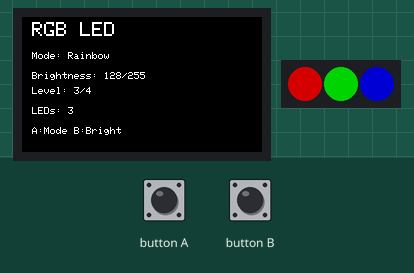
Simulated run of this sketch. Board: ESP32. On the bench: 240×135 colour display, 3 RGB LEDs in strip order, left to right. The inputs (shaded band) are chosen by the test bench. Dim RGB values are drawn brighter than linear; random numbers use the default seed unless the sketch sets one; what the sketch prints to the serial monitor is not drawn.

Above: at 3.4 s.
3.5 s: button A pressed for 0.15 s
At 4.18 s:
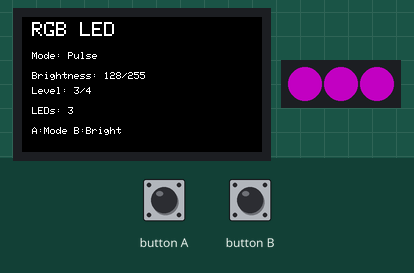
4.2 s: button A pressed for 1 s
At 4.7 s:
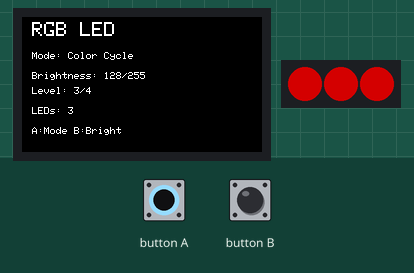
8.2 s: button A pressed for 0.15 s
At 8.88 s:
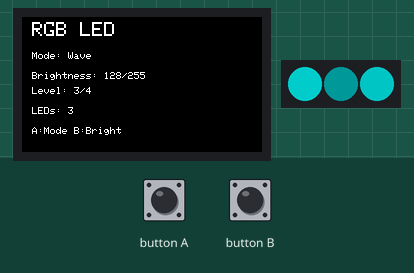
8.9 s: button A pressed for 3.2 s
At 9.14 s:
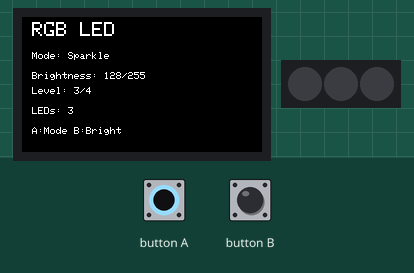
12.7 s: button B pressed for 0.15 s
At 13.18 s:
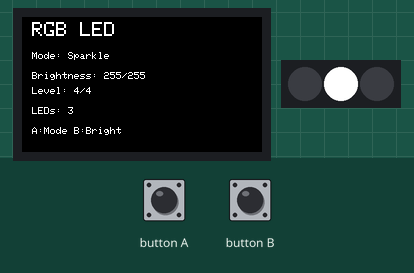
13.4 s: button B pressed for 1 s
At 25.99 s:
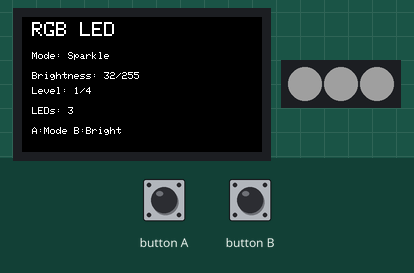
Timing chart, 0 to 36.4 s (numbered marks = the images above; inputs shaded):
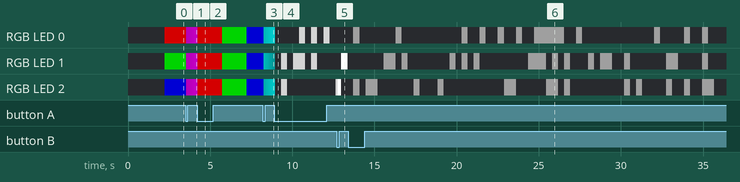

The sketch:

rgb_led_unit.ino
```cpp
/*
 * M5StickC Plus 1.1 RGB LED Unit Sample
 *
 * このサンプルはM5StickC Plus 1.1にRGB LED Unitを接続して
 * カラフルなLED制御を行います。
 *
 * 接続:
 * - RGB LED UnitをM5StickC Plus 1.1のGrove端子（HAT端子）に接続
 * - GPIO32: データ信号ピン（黄色ケーブル）
 *
 * ボタン操作:
 * - ボタンA (M5ボタン): エフェクトモード切り替え
 * - ボタンB (側面ボタン): 明るさ調整
 *
 * 必要なライブラリ:
 * - Adafruit NeoPixel (ライブラリマネージャーからインストール)
 */

#include <M5StickCPlus.h>
#include <Adafruit_NeoPixel.h>

// RGB LED設定
#define LED_PIN 32        // GPIO32 (M5StickC Plus 1.1のGrove端子)
#define NUM_LEDS 3        // LED数（Unit RGBは通常3個）
#define LED_TYPE NEO_GRB  // SK6812/WS2812のカラー順序

// NeoPixelオブジェクト
Adafruit_NeoPixel strip(NUM_LEDS, LED_PIN, LED_TYPE + NEO_KHZ800);

// エフェクトモード
enum EffectMode {
  MODE_RAINBOW,        // レインボー
  MODE_PULSE,          // パルス（呼吸）
  MODE_COLOR_CYCLE,    // カラーサイクル
  MODE_WAVE,           // ウェーブ
  MODE_SPARKLE,        // スパークル
  MODE_MAX
};

EffectMode currentMode = MODE_RAINBOW;

// 明るさレベル（0-255）
const int BRIGHTNESS_LEVELS = 4;
int brightnessIndex = 2;  // 中間の明るさ
uint8_t brightnessValues[BRIGHTNESS_LEVELS] = {32, 64, 128, 255};

// アニメーション用変数
unsigned long lastUpdate = 0;
uint16_t animationStep = 0;

void setup() {
  M5.begin();

  // NeoPixel初期化
  strip.begin();
  strip.setBrightness(brightnessValues[brightnessIndex]);
  strip.show();  // すべてのLEDをオフ

  // 画面の初期化
  M5.Lcd.setRotation(3);
  M5.Lcd.fillScreen(BLACK);
  M5.Lcd.setTextSize(2);
  M5.Lcd.setCursor(10, 10);
  M5.Lcd.println("RGB LED Unit");
  M5.Lcd.setTextSize(1);
  M5.Lcd.setCursor(10, 40);
  M5.Lcd.println("Btn A: Mode Change");
  M5.Lcd.setCursor(10, 60);
  M5.Lcd.println("Btn B: Brightness");

  Serial.begin(115200);
  Serial.println("M5StickC Plus 1.1 RGB LED Unit Sample Started");

  delay(2000);
  M5.Lcd.fillScreen(BLACK);
}

void loop() {
  M5.update();

  // ボタンA: エフェクトモード切り替え
  if (M5.BtnA.wasPressed()) {
    currentMode = (EffectMode)((currentMode + 1) % MODE_MAX);
    animationStep = 0;
    M5.Lcd.fillScreen(BLACK);
    Serial.print("Mode changed to: ");
    Serial.println(getModeString(currentMode));
  }

  // ボタンB: 明るさ調整
  if (M5.BtnB.wasPressed()) {
    brightnessIndex = (brightnessIndex + 1) % BRIGHTNESS_LEVELS;
    strip.setBrightness(brightnessValues[brightnessIndex]);
    Serial.print("Brightness: ");
    Serial.println(brightnessValues[brightnessIndex]);
  }

  // エフェクト更新（約50ms間隔）
  if (millis() - lastUpdate > 50) {
    updateEffect();
    lastUpdate = millis();
  }

  // 画面表示更新
  displayStatus();

  delay(10);
}

void updateEffect() {
  switch (currentMode) {
    case MODE_RAINBOW:
      rainbowEffect();
      break;
    case MODE_PULSE:
      pulseEffect();
      break;
    case MODE_COLOR_CYCLE:
      colorCycleEffect();
      break;
    case MODE_WAVE:
      waveEffect();
      break;
    case MODE_SPARKLE:
      sparkleEffect();
      break;
  }
  strip.show();
  animationStep++;
}

// レインボーエフェクト
void rainbowEffect() {
  for (int i = 0; i < NUM_LEDS; i++) {
    uint16_t hue = (animationStep * 256 / NUM_LEDS + i * 65536L / NUM_LEDS) % 65536;
    strip.setPixelColor(i, strip.gamma32(strip.ColorHSV(hue)));
  }
}

// パルスエフェクト（呼吸）
void pulseEffect() {
  float brightness = (sin(animationStep * 0.05) + 1.0) / 2.0;
  uint8_t value = (uint8_t)(brightness * 255);
  uint32_t color = strip.Color(value, 0, value);  // 紫色
  for (int i = 0; i < NUM_LEDS; i++) {
    strip.setPixelColor(i, color);
  }
}

// カラーサイクルエフェクト
void colorCycleEffect() {
  uint32_t colors[] = {
    strip.Color(255, 0, 0),    // 赤
    strip.Color(0, 255, 0),    // 緑
    strip.Color(0, 0, 255),    // 青
    strip.Color(255, 255, 0),  // 黄
    strip.Color(0, 255, 255),  // シアン
    strip.Color(255, 0, 255)   // マゼンタ
  };
  int colorIndex = (animationStep / 20) % 6;
  for (int i = 0; i < NUM_LEDS; i++) {
    strip.setPixelColor(i, colors[colorIndex]);
  }
}

// ウェーブエフェクト
void waveEffect() {
  for (int i = 0; i < NUM_LEDS; i++) {
    float brightness = (sin((animationStep + i * 30) * 0.1) + 1.0) / 2.0;
    uint8_t value = (uint8_t)(brightness * 255);
    strip.setPixelColor(i, strip.Color(0, value, value));  // シアン系
  }
}

// スパークルエフェクト
void sparkleEffect() {
  // ランダムにLEDを点灯
  if (animationStep % 5 == 0) {
    for (int i = 0; i < NUM_LEDS; i++) {
      if (random(10) < 3) {  // 30%の確率で点灯
        strip.setPixelColor(i, strip.Color(255, 255, 255));
      } else {
        strip.setPixelColor(i, strip.Color(0, 0, 0));
      }
    }
  }
}

String getModeString(EffectMode mode) {
  switch (mode) {
    case MODE_RAINBOW: return "Rainbow";
    case MODE_PULSE: return "Pulse";
    case MODE_COLOR_CYCLE: return "Color Cycle";
    case MODE_WAVE: return "Wave";
    case MODE_SPARKLE: return "Sparkle";
    default: return "Unknown";
  }
}

void displayStatus() {
  // タイトル
  M5.Lcd.setTextSize(2);
  M5.Lcd.setCursor(10, 5);
  M5.Lcd.println("RGB LED");

  // 現在のモード
  M5.Lcd.setTextSize(1);
  M5.Lcd.setCursor(10, 35);
  M5.Lcd.print("Mode: ");
  M5.Lcd.println(getModeString(currentMode) + "          ");

  // 明るさ
  M5.Lcd.setCursor(10, 55);
  M5.Lcd.printf("Brightness: %d/255   ", brightnessValues[brightnessIndex]);
  M5.Lcd.setCursor(10, 70);
  M5.Lcd.printf("Level: %d/%d     ", brightnessIndex + 1, BRIGHTNESS_LEVELS);

  // LED数
  M5.Lcd.setCursor(10, 90);
  M5.Lcd.printf("LEDs: %d      ", NUM_LEDS);

  // 操作説明
  M5.Lcd.setCursor(10, 110);
  M5.Lcd.println("A:Mode B:Bright");
}
```
